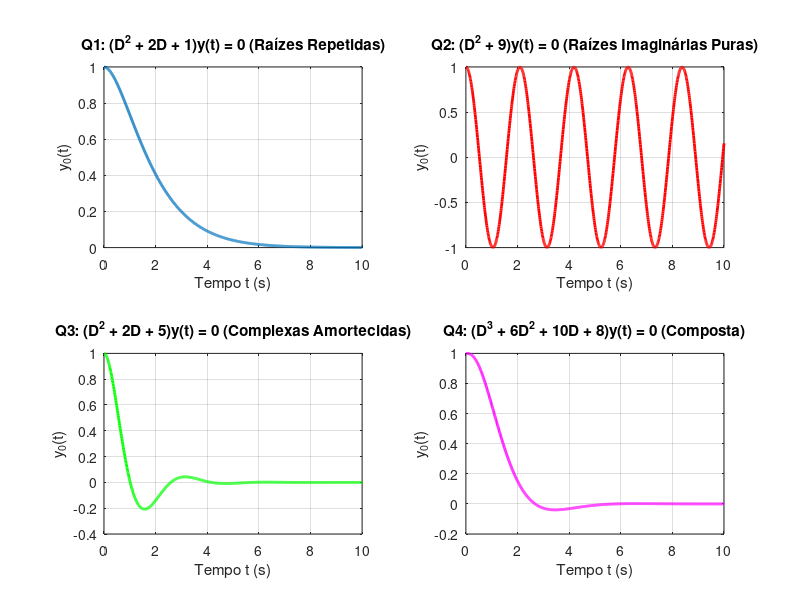

This chart was generated by the following MATLAB code:
% Script entrada_nula.m

clear all;
close all;
clc;

% =========================================================================
% 1. Definicao do Tempo
% =========================================================================
% Cria um vetor de tempo de 0 a 10 segundos com passo de 0.01s (para plotagem suave)
t = 0:0.01:10;



% =========================================================================
% 2. Calculo das Respostas de Entrada Nula (y0(t))
% =========================================================================

% --- Q1: Raizes Repetidas (lambda = -1, -1) ---
% Equacao: (D^2 + 2D + 1)y(t) = 0
% Solucao: y0(t) = (1 + t) * exp(-t)
% Condicoes: y(0)=1, Dy(0)=0
y0_1 = (1 + t) .* exp(-t);

% --- Q2: Raizes Imaginarias Puras (lambda = +/- j3) ---
% Equacao: (D^2 + 9)y(t) = 0
% Solucao: y0(t) = cos(3t)
% Condicoes: y(0)=1, Dy(0)=0
y0_2 = cos(3 * t);

% --- Q3: Raizes Complexas Amortecidas (lambda = -1 +/- j2) ---
% Equacao: (D^2 + 2D + 5)y(t) = 0
% Solucao: y0(t) = exp(-t) * (cos(2t) + 0.5 * sin(2t))
% Condicoes: y(0)=1, Dy(0)=0
y0_3 = exp(-t) .* (cos(2 * t) + 0.5 * sin(2 * t));

% --- Q4: Terceira Ordem (lambda = -4, -1 +/- j1) ---
% Equacao: (D^3 + 6D^2 + 10D + 8)y(t) = 0
% Solucao: y0(t) = 0.2*e^(-4t) + e^(-t) * (0.8*cos(t) + 1.6*sin(t))
% Condicoes: y(0)=1, Dy(0)=0, D^2y(0)=0
y0_4 = (1/5) * exp(-4 * t) + exp(-t) .* ((4/5) * cos(t) + (8/5) * sin(t));




% =========================================================================
% 3. Plotagem das Respostas
% =========================================================================

figure('Name', 'Respostas de Entrada Nula (Solucoes Homogeneas)');

% Plot Q1: Raizes Repetidas (Superamortecido)
subplot(2, 2, 1);
plot(t, y0_1, 'LineWidth', 2);
title('Q1: (D^2 + 2D + 1)y(t) = 0 (Raízes Repetidas)');
xlabel('Tempo t (s)');
ylabel('y_0(t)');
grid on;

% Plot Q2: Raizes Imaginarias Puras (Marginalmente Estavel)
subplot(2, 2, 2);
plot(t, y0_2, 'r', 'LineWidth', 2);
title('Q2: (D^2 + 9)y(t) = 0 (Raízes Imaginárias Puras)');
xlabel('Tempo t (s)');
ylabel('y_0(t)');
grid on;

% Plot Q3: Raizes Complexas Amortecidas
subplot(2, 2, 3);
plot(t, y0_3, 'g', 'LineWidth', 2);
title('Q3: (D^2 + 2D + 5)y(t) = 0 (Complexas Amortecidas)');
xlabel('Tempo t (s)');
ylabel('y_0(t)');
grid on;

% Plot Q4: Terceira Ordem (Composta)
subplot(2, 2, 4);
plot(t, y0_4, 'm', 'LineWidth', 2);
title('Q4: (D^3 + 6D^2 + 10D + 8)y(t) = 0 (Composta)');
xlabel('Tempo t (s)');
ylabel('y_0(t)');
grid on;
